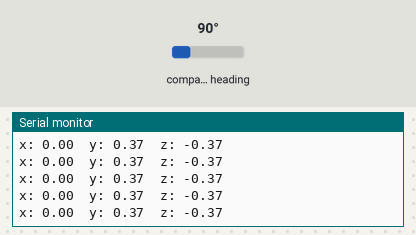
Recording of a sketch running on a simulated Arduino Uno, built with avr-gcc and run on an emulated ATmega328P. Shown: the last lines printed to the serial monitor. Wiring (inferred from the names in the program): HMC5883L compass at I2C address 0x1E. The test bench sets the inputs (shaded band); at power-on: compass heading 90°.

Above: at 1.3 s.
1.4 s: compass heading set to 269°
At 1.41 s:
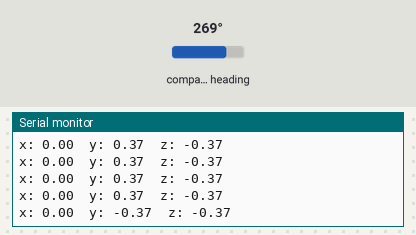
4.4 s: compass heading set to 7°
At 4.44 s:
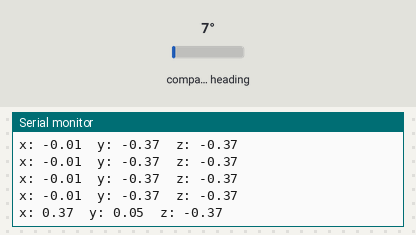
Timing chart, 0 to 7.4 s (numbered marks = the images above; inputs shaded):
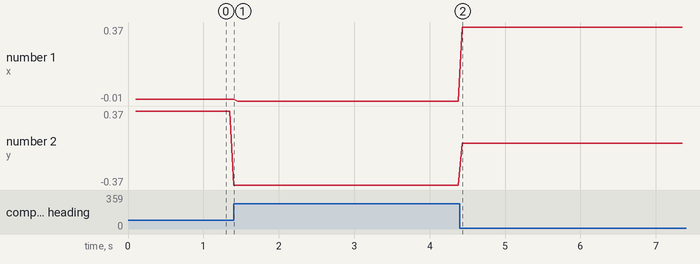

The sketch:

Magnetometro.ino
```cpp
#include <Wire.h> //I2C Arduino Library
#define Magnetometer_mX0 0x03
#define Magnetometer_mX1 0x04
#define Magnetometer_mZ0 0x05
#define Magnetometer_mZ1 0x06
#define Magnetometer_mY0 0x07
#define Magnetometer_mY1 0x08
int mX0, mX1, mX_out;
int mY0, mY1, mY_out;
int mZ0, mZ1, mZ_out;
float Xm,Ym,Zm;
#define Magnetometer 0x1E //I2C 7bit address of HMC5883
void setup(){
  //Initialize Serial and I2C communications
  Serial.begin(9600);
  Wire.begin();
  delay(100);

  Wire.beginTransmission(Magnetometer);
  Wire.write(0x02); // Select mode register
  Wire.write(0x00); // Continuous measurement mode
  Wire.endTransmission();
}
void loop(){

  //---- X-Axis
  Wire.beginTransmission(Magnetometer); // transmit to device
  Wire.write(Magnetometer_mX1);
  Wire.endTransmission();
  Wire.requestFrom(Magnetometer,1);
  if(Wire.available()<=1)
  {
    mX0 = Wire.read();
  }
  Wire.beginTransmission(Magnetometer); // transmit to device
  Wire.write(Magnetometer_mX0);
  Wire.endTransmission();
  Wire.requestFrom(Magnetometer,1);
  if(Wire.available()<=1)
  {
    mX1 = Wire.read();
  }
  //---- Y-Axis
  Wire.beginTransmission(Magnetometer); // transmit to device
  Wire.write(Magnetometer_mY1);
  Wire.endTransmission();
  Wire.requestFrom(Magnetometer,1);
  if(Wire.available()<=1)
  {
    mY0 = Wire.read();
  }
  Wire.beginTransmission(Magnetometer); // transmit to device
  Wire.write(Magnetometer_mY0);
  Wire.endTransmission();
  Wire.requestFrom(Magnetometer,1);
  if(Wire.available()<=1)
  {
    mY1 = Wire.read();
  }

  //---- Z-Axis
  Wire.beginTransmission(Magnetometer); // transmit to device
  Wire.write(Magnetometer_mZ1);
  Wire.endTransmission();
  Wire.requestFrom(Magnetometer,1);
  if(Wire.available()<=1)
  {
    mZ0 = Wire.read();
  }
  Wire.beginTransmission(Magnetometer); // transmit to device
  Wire.write(Magnetometer_mZ0);
  Wire.endTransmission();
  Wire.requestFrom(Magnetometer,1);
  if(Wire.available()<=1)
  {
    mZ1 = Wire.read();
  }

  //---- X-Axis
  mX1=mX1<<8;
  mX_out =mX0+mX1; // Raw data
  // From the datasheet: 0.92 mG/digit
  Xm = mX_out*0.00092; // Gauss unit
  //* Earth magnetic field ranges from 0.25 to 0.65 Gauss, so these are the values that we need to get approximately.
  //---- Y-Axis
  mY1=mY1<<8;
  mY_out =mY0+mY1;
  Ym = mY_out*0.00092;
  //---- Z-Axis
  mZ1=mZ1<<8;
  mZ_out =mZ0+mZ1;
  Zm = mZ_out*0.00092;

  //Print out values of each axis
  Serial.print("x: ");
  Serial.print(Xm);
  Serial.print("  y: ");
  Serial.print(Ym);
  Serial.print("  z: ");
  Serial.println(Zm);

  delay(50);
}
```

Measured:
- after the input at 1.4 s, the serial monitor: prints a new line at once (image 1)
- after the input at 4.4 s, the serial monitor: prints a new line at once (image 2)
- plotted number 1: 0 → -0.01 after the input at 1.4 s, -0.01 → 0.37 after the input at 4.4 s
- plotted number 2: -0.37 → 0.05 after the input at 4.4 s
